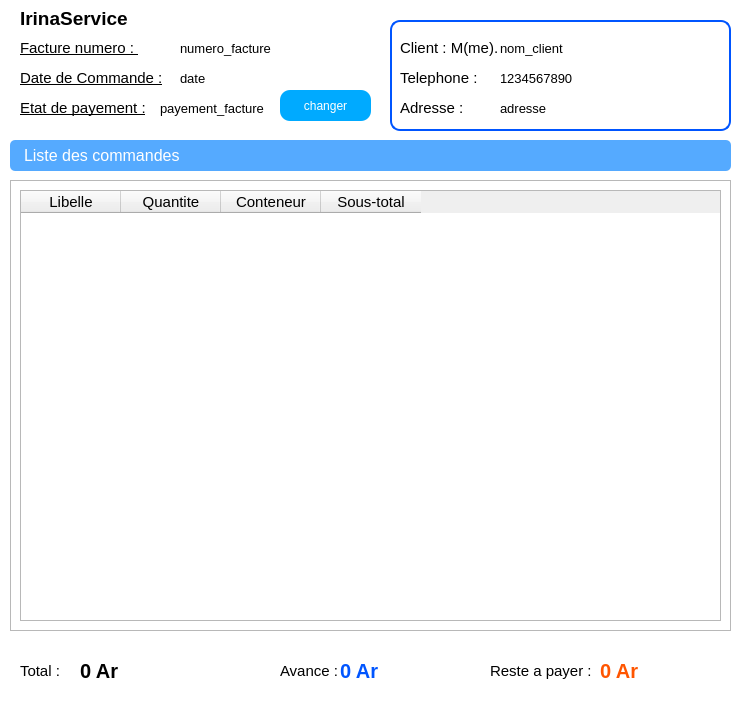
<?xml version="1.0" encoding="UTF-8"?>
<ui version="4.0">
 <class>Dialog</class>
 <widget class="QDialog" name="Dialog">
  <property name="geometry">
   <rect>
    <x>0</x>
    <y>0</y>
    <width>737</width>
    <height>705</height>
   </rect>
  </property>
  <property name="windowTitle">
   <string>Facture</string>
  </property>
  <property name="styleSheet">
   <string notr="true">QDialog{
	background-color: white;
}

#client_frame{
	border: 2px solid rgb(0, 85, 255);
	border-radius: 10px
}

#title_list{
	background-color:  rgb(85, 170, 255);
	color: white;
	padding-left: 10px;
	border-radius: 5px;
}

#reste_payer{
	color:  rgb(255, 85, 0);
}

#avance{
	color: rgb(0, 85, 255);
}

#change_state_btn{
	background-color: rgb(0, 170, 255);
	border-radius: 10px;
	cursor: pointer;
	color: white;
}</string>
  </property>
  <widget class="QLabel" name="label">
   <property name="geometry">
    <rect>
     <x>20</x>
     <y>40</y>
     <width>121</width>
     <height>16</height>
    </rect>
   </property>
   <property name="font">
    <font>
     <pointsize>11</pointsize>
     <underline>true</underline>
    </font>
   </property>
   <property name="text">
    <string>Facture numero : </string>
   </property>
  </widget>
  <widget class="QLabel" name="label_2">
   <property name="geometry">
    <rect>
     <x>20</x>
     <y>10</y>
     <width>161</width>
     <height>16</height>
    </rect>
   </property>
   <property name="font">
    <font>
     <family>Arial</family>
     <pointsize>14</pointsize>
     <bold>true</bold>
    </font>
   </property>
   <property name="text">
    <string>IrinaService</string>
   </property>
  </widget>
  <widget class="QLabel" name="numero_facture">
   <property name="geometry">
    <rect>
     <x>180</x>
     <y>40</y>
     <width>171</width>
     <height>16</height>
    </rect>
   </property>
   <property name="font">
    <font>
     <pointsize>10</pointsize>
    </font>
   </property>
   <property name="text">
    <string>numero_facture</string>
   </property>
  </widget>
  <widget class="QLabel" name="date_facture">
   <property name="geometry">
    <rect>
     <x>180</x>
     <y>70</y>
     <width>171</width>
     <height>16</height>
    </rect>
   </property>
   <property name="font">
    <font>
     <pointsize>10</pointsize>
    </font>
   </property>
   <property name="text">
    <string>date</string>
   </property>
  </widget>
  <widget class="QLabel" name="label_3">
   <property name="geometry">
    <rect>
     <x>20</x>
     <y>70</y>
     <width>151</width>
     <height>16</height>
    </rect>
   </property>
   <property name="font">
    <font>
     <pointsize>11</pointsize>
     <underline>true</underline>
    </font>
   </property>
   <property name="text">
    <string>Date de Commande :</string>
   </property>
  </widget>
  <widget class="QLabel" name="statut_facture">
   <property name="geometry">
    <rect>
     <x>160</x>
     <y>100</y>
     <width>111</width>
     <height>16</height>
    </rect>
   </property>
   <property name="font">
    <font>
     <pointsize>10</pointsize>
    </font>
   </property>
   <property name="text">
    <string>payement_facture</string>
   </property>
  </widget>
  <widget class="QLabel" name="label_4">
   <property name="geometry">
    <rect>
     <x>20</x>
     <y>100</y>
     <width>141</width>
     <height>16</height>
    </rect>
   </property>
   <property name="font">
    <font>
     <pointsize>11</pointsize>
     <underline>true</underline>
    </font>
   </property>
   <property name="text">
    <string>Etat de payement :</string>
   </property>
  </widget>
  <widget class="QLabel" name="title_list">
   <property name="geometry">
    <rect>
     <x>10</x>
     <y>140</y>
     <width>721</width>
     <height>31</height>
    </rect>
   </property>
   <property name="font">
    <font>
     <pointsize>12</pointsize>
    </font>
   </property>
   <property name="text">
    <string>Liste des commandes</string>
   </property>
  </widget>
  <widget class="QFrame" name="client_frame">
   <property name="geometry">
    <rect>
     <x>390</x>
     <y>20</y>
     <width>341</width>
     <height>111</height>
    </rect>
   </property>
   <property name="frameShape">
    <enum>QFrame::Shape::StyledPanel</enum>
   </property>
   <property name="frameShadow">
    <enum>QFrame::Shadow::Raised</enum>
   </property>
   <widget class="QLabel" name="label_6">
    <property name="geometry">
     <rect>
      <x>10</x>
      <y>20</y>
      <width>101</width>
      <height>16</height>
     </rect>
    </property>
    <property name="font">
     <font>
      <family>Arial</family>
      <pointsize>11</pointsize>
     </font>
    </property>
    <property name="text">
     <string>Client : M(me). </string>
    </property>
   </widget>
   <widget class="QLabel" name="nom_client">
    <property name="geometry">
     <rect>
      <x>110</x>
      <y>20</y>
      <width>221</width>
      <height>16</height>
     </rect>
    </property>
    <property name="font">
     <font>
      <family>Arial</family>
      <pointsize>10</pointsize>
     </font>
    </property>
    <property name="text">
     <string>nom_client</string>
    </property>
   </widget>
   <widget class="QLabel" name="label_7">
    <property name="geometry">
     <rect>
      <x>10</x>
      <y>50</y>
      <width>81</width>
      <height>16</height>
     </rect>
    </property>
    <property name="font">
     <font>
      <family>Arial</family>
      <pointsize>11</pointsize>
     </font>
    </property>
    <property name="text">
     <string>Telephone :</string>
    </property>
   </widget>
   <widget class="QLabel" name="numero_client">
    <property name="geometry">
     <rect>
      <x>110</x>
      <y>50</y>
      <width>211</width>
      <height>16</height>
     </rect>
    </property>
    <property name="font">
     <font>
      <family>Arial</family>
      <pointsize>10</pointsize>
     </font>
    </property>
    <property name="text">
     <string>1234567890</string>
    </property>
   </widget>
   <widget class="QLabel" name="label_9">
    <property name="geometry">
     <rect>
      <x>10</x>
      <y>80</y>
      <width>71</width>
      <height>16</height>
     </rect>
    </property>
    <property name="font">
     <font>
      <family>Arial</family>
      <pointsize>11</pointsize>
     </font>
    </property>
    <property name="text">
     <string>Adresse :</string>
    </property>
   </widget>
   <widget class="QLabel" name="adresse_client">
    <property name="geometry">
     <rect>
      <x>110</x>
      <y>80</y>
      <width>221</width>
      <height>16</height>
     </rect>
    </property>
    <property name="font">
     <font>
      <family>Arial</family>
      <pointsize>10</pointsize>
     </font>
    </property>
    <property name="text">
     <string>adresse</string>
    </property>
   </widget>
  </widget>
  <widget class="QFrame" name="frame">
   <property name="geometry">
    <rect>
     <x>10</x>
     <y>180</y>
     <width>721</width>
     <height>451</height>
    </rect>
   </property>
   <property name="frameShape">
    <enum>QFrame::Shape::StyledPanel</enum>
   </property>
   <property name="frameShadow">
    <enum>QFrame::Shadow::Raised</enum>
   </property>
   <layout class="QHBoxLayout" name="horizontalLayout">
    <item>
     <widget class="QTableWidget" name="tableWidget">
      <property name="maximumSize">
       <size>
        <width>701</width>
        <height>16777215</height>
       </size>
      </property>
      <property name="lineWidth">
       <number>1</number>
      </property>
      <property name="editTriggers">
       <set>QAbstractItemView::EditTrigger::AnyKeyPressed|QAbstractItemView::EditTrigger::EditKeyPressed</set>
      </property>
      <attribute name="horizontalHeaderMinimumSectionSize">
       <number>40</number>
      </attribute>
      <attribute name="verticalHeaderDefaultSectionSize">
       <number>35</number>
      </attribute>
      <column>
       <property name="text">
        <string>Libelle</string>
       </property>
       <property name="font">
        <font>
         <family>Arial</family>
         <pointsize>11</pointsize>
        </font>
       </property>
      </column>
      <column>
       <property name="text">
        <string>Quantite</string>
       </property>
       <property name="font">
        <font>
         <family>Arial</family>
         <pointsize>11</pointsize>
        </font>
       </property>
      </column>
      <column>
       <property name="text">
        <string>Conteneur</string>
       </property>
       <property name="font">
        <font>
         <family>Arial</family>
         <pointsize>11</pointsize>
        </font>
       </property>
      </column>
      <column>
       <property name="text">
        <string>Sous-total</string>
       </property>
       <property name="font">
        <font>
         <family>Arial</family>
         <pointsize>11</pointsize>
        </font>
       </property>
      </column>
     </widget>
    </item>
   </layout>
  </widget>
  <widget class="QLabel" name="label_5">
   <property name="geometry">
    <rect>
     <x>490</x>
     <y>660</y>
     <width>101</width>
     <height>21</height>
    </rect>
   </property>
   <property name="font">
    <font>
     <family>Arial</family>
     <pointsize>11</pointsize>
    </font>
   </property>
   <property name="text">
    <string>Reste a payer :</string>
   </property>
  </widget>
  <widget class="QLabel" name="reste_payer">
   <property name="geometry">
    <rect>
     <x>600</x>
     <y>660</y>
     <width>131</width>
     <height>21</height>
    </rect>
   </property>
   <property name="font">
    <font>
     <family>Arial</family>
     <pointsize>15</pointsize>
     <bold>true</bold>
    </font>
   </property>
   <property name="text">
    <string>0 Ar</string>
   </property>
  </widget>
  <widget class="QLabel" name="label_10">
   <property name="geometry">
    <rect>
     <x>280</x>
     <y>660</y>
     <width>61</width>
     <height>21</height>
    </rect>
   </property>
   <property name="font">
    <font>
     <family>Arial</family>
     <pointsize>11</pointsize>
    </font>
   </property>
   <property name="text">
    <string>Avance :</string>
   </property>
  </widget>
  <widget class="QLabel" name="avance">
   <property name="geometry">
    <rect>
     <x>340</x>
     <y>660</y>
     <width>131</width>
     <height>21</height>
    </rect>
   </property>
   <property name="font">
    <font>
     <family>Arial</family>
     <pointsize>15</pointsize>
     <bold>true</bold>
    </font>
   </property>
   <property name="text">
    <string>0 Ar</string>
   </property>
  </widget>
  <widget class="QLabel" name="total">
   <property name="geometry">
    <rect>
     <x>80</x>
     <y>660</y>
     <width>131</width>
     <height>21</height>
    </rect>
   </property>
   <property name="font">
    <font>
     <family>Arial</family>
     <pointsize>15</pointsize>
     <bold>true</bold>
    </font>
   </property>
   <property name="text">
    <string>0 Ar</string>
   </property>
  </widget>
  <widget class="QLabel" name="label_11">
   <property name="geometry">
    <rect>
     <x>20</x>
     <y>660</y>
     <width>61</width>
     <height>21</height>
    </rect>
   </property>
   <property name="font">
    <font>
     <family>Arial</family>
     <pointsize>11</pointsize>
    </font>
   </property>
   <property name="text">
    <string>Total :</string>
   </property>
  </widget>
  <widget class="QPushButton" name="change_state_btn">
   <property name="geometry">
    <rect>
     <x>280</x>
     <y>90</y>
     <width>91</width>
     <height>31</height>
    </rect>
   </property>
   <property name="cursor">
    <cursorShape>PointingHandCursor</cursorShape>
   </property>
   <property name="text">
    <string>changer</string>
   </property>
  </widget>
 </widget>
 <resources/>
 <connections/>
</ui>
